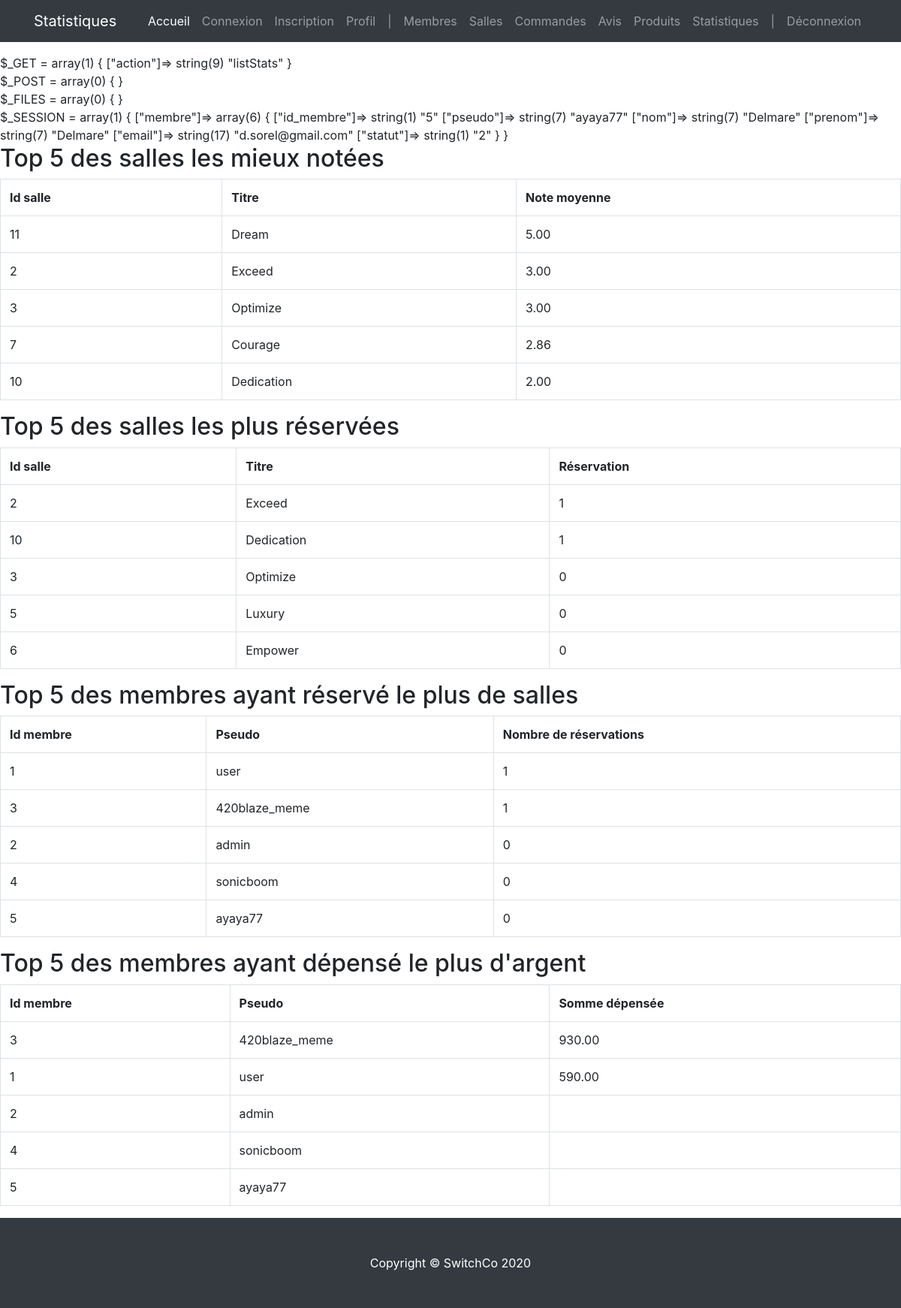
Screenshot of /index.php?action=listStats (signed in) with the database file from the repository.
### tables this page shows
CREATE TABLE `salle` (
  `id_salle` int(3) NOT NULL,
  `titre` varchar(200) NOT NULL,
  `description` text NOT NULL,
  `photo` varchar(200) DEFAULT NULL,
  `pays` varchar(20) NOT NULL,
  `ville` varchar(20) NOT NULL,
  `adresse` varchar(50) NOT NULL,
  `cp` int(5) NOT NULL,
  `capacite` int(3) NOT NULL,
  `categorie` enum('reunion','bureau','formation') NOT NULL
);

CREATE TABLE `membre` (
  `id_membre` int(3) NOT NULL,
  `pseudo` varchar(20) NOT NULL,
  `mdp` varchar(60) NOT NULL,
  `nom` varchar(20) NOT NULL,
  `prenom` varchar(20) NOT NULL,
  `email` varchar(50) NOT NULL,
  `civilite` enum('m','f') NOT NULL,
  `statut` int(1) NOT NULL,
  `date_enregistrement` datetime NOT NULL
);

### controller/controller.php (called while the page is built, shortened)
<?php
require('model/model.php');
function getAllStats()
{
    $room_rating = getRoomRatingStats();
    $room_times_ordered = getRoomTimesOrderedStats();
    $user_purchases = getUserPurchasesStats();
    $user_value = getUserValueStats();
    require('view/back-office/statsView.php');
}

### model/model.php (called while the page is built, shortened)
<?php
function dbConnect()
{
    $host_db = 'mysql:host=localhost;dbname=projet_switch';
    $login = 'root';
    $password = '';
    $options = array(
        PDO::ATTR_ERRMODE => PDO::ERRMODE_WARNING,
        PDO::MYSQL_ATTR_INIT_COMMAND => 'SET NAMES utf8'
    );
    return new PDO($host_db, $login, $password, $options);
}
function getRoomRatingStats()
{
    $pdo = dbConnect();
    return $pdo->query('
    SELECT salle.id_salle, salle.titre, (SELECT ROUND(AVG(avis.note), 2) FROM avis WHERE avis.id_salle = salle.id_salle) AS rating
    FROM salle
    ORDER BY rating DESC
    LIMIT 5
    ');
}
function getRoomTimesOrderedStats()
{
    $pdo = dbConnect();
    return $pdo->query('
    SELECT salle.id_salle, salle.titre, (SELECT COUNT(commande.id_commande) FROM commande, produit WHERE commande.id_produit = produit.id_produit AND produit.id_salle = salle.id_salle) AS times_ordered
    FROM salle
    ORDER BY times_ordered DESC
    LIMIT 5
    ');
}
function getUserPurchasesStats()
{
    $pdo = dbConnect();
    return $pdo->query('
    SELECT membre.id_membre, membre.pseudo, (SELECT COUNT(commande.id_commande) FROM commande WHERE commande.id_membre = membre.id_membre) AS times_purchased
    FROM membre
    ORDER BY times_purchased DESC
    LIMIT 5
    ');
}
function getUserValueStats()
{
    $pdo = dbConnect();
    return $pdo->query('
    SELECT membre.id_membre, membre.pseudo, (SELECT ROUND(AVG(produit.prix), 2) FROM commande, produit WHERE commande.id_membre = membre.id_membre AND commande.id_produit = produit.id_produit) AS amount_spent
    FROM membre
    ORDER BY amount_spent DESC
    LIMIT 5
    ');
}

### view/back-office/statsView.php (the view, shortened to what this page needs)
    <h2>Top 5 des salles les mieux notées</h2>
    <div class="table-responsive">
        <table class="table table-bordered">
            <tr>
                <th>Id salle</th>
                <th>Titre</th>
                <th>Note moyenne</th>
            </tr>
            <?php
            if (!empty($room_rating)) {
                while ($avis = $room_rating->fetch(PDO::FETCH_ASSOC)) {
                    echo '<tr>';
                    echo '<td>' . $avis['id_salle'] . '</td>';
                    echo '<td>' . $avis['titre'] . '</td>';
                    echo '<td>' . $avis['rating'] . '</td>';
                    echo '</tr>';
                }
            }
            ?>
        </table>
    </div>
    <h2>Top 5 des salles les plus réservées</h2>
    <div class="table-responsive">
        <table class="table table-bordered">
            <tr>
                <th>Id salle</th>
                <th>Titre</th>
                <th>Réservation</th>
            </tr>
            <?php
            if (!empty($room_times_ordered)) {
                while ($avis = $room_times_ordered->fetch(PDO::FETCH_ASSOC)) {
                    echo '<tr>';
                    echo '<td>' . $avis['id_salle'] . '</td>';
                    echo '<td>' . $avis['titre'] . '</td>';
                    echo '<td>' . $avis['times_ordered'] . '</td>';
                    echo '</tr>';
                }
            }
            ?>
        </table>
    </div>
    <h2>Top 5 des membres ayant réservé le plus de salles</h2>
    <div class="table-responsive">
        <table class="table table-bordered">
            <tr>
                <th>Id membre</th>
                <th>Pseudo</th>
                <th>Nombre de réservations</th>
            </tr>
            <?php
            if (!empty($user_purchases)) {
                while ($avis = $user_purchases->fetch(PDO::FETCH_ASSOC)) {
                    echo '<tr>';
                    echo '<td>' . $avis['id_membre'] . '</td>';
                    echo '<td>' . $avis['pseudo'] . '</td>';
                    echo '<td>' . $avis['times_purchased'] . '</td>';
                    echo '</tr>';
                }
            }
            ?>
        </table>
    </div>
    <h2>Top 5 des membres ayant dépensé le plus d'argent</h2>
    <div class="table-responsive">
        <table class="table table-bordered">
            <tr>
                <th>Id membre</th>
                <th>Pseudo</th>
                <th>Somme dépensée</th>
            </tr>
            <?php
            if (!empty($user_value)) {
                while ($avis = $user_value->fetch(PDO::FETCH_ASSOC)) {
                    echo '<tr>';
                    echo '<td>' . $avis['id_membre'] . '</td>';
                    echo '<td>' . $avis['pseudo'] . '</td>';
                    echo '<td>' . $avis['amount_spent'] . '</td>';
                    echo '</tr>';
                }
            }
            ?>
        </table>
    </div>
<?php require('view/template/template.php'); ?>

### css/shop-homepage.css (style rules this page uses)
body { padding-top: 56px; }

### rows the page displays
salle: id_salle "11", titre "Dream", rating "5.00"
salle: id_salle "2", titre "Exceed", rating "3.00", times_ordered "1"
salle: id_salle "3", titre "Optimize", rating "3.00", times_ordered "0"
salle: id_salle "7", titre "Courage", rating "2.86"
salle: id_salle "10", titre "Dedication", rating "2.00", times_ordered "1"
salle: id_salle "5", titre "Luxury", times_ordered "0"
salle: id_salle "6", titre "Empower", times_ordered "0"
membre: id_membre "1", pseudo "user", times_purchased "1", amount_spent "590.00"
membre: id_membre "3", pseudo "420blaze_meme", times_purchased "1", amount_spent "930.00"
membre: id_membre "2", pseudo "admin", times_purchased "0"
membre: id_membre "4", pseudo "sonicboom", times_purchased "0"
membre: id_membre "5", pseudo "ayaya77", times_purchased "0"

### other values shown
$title "Statistiques"
